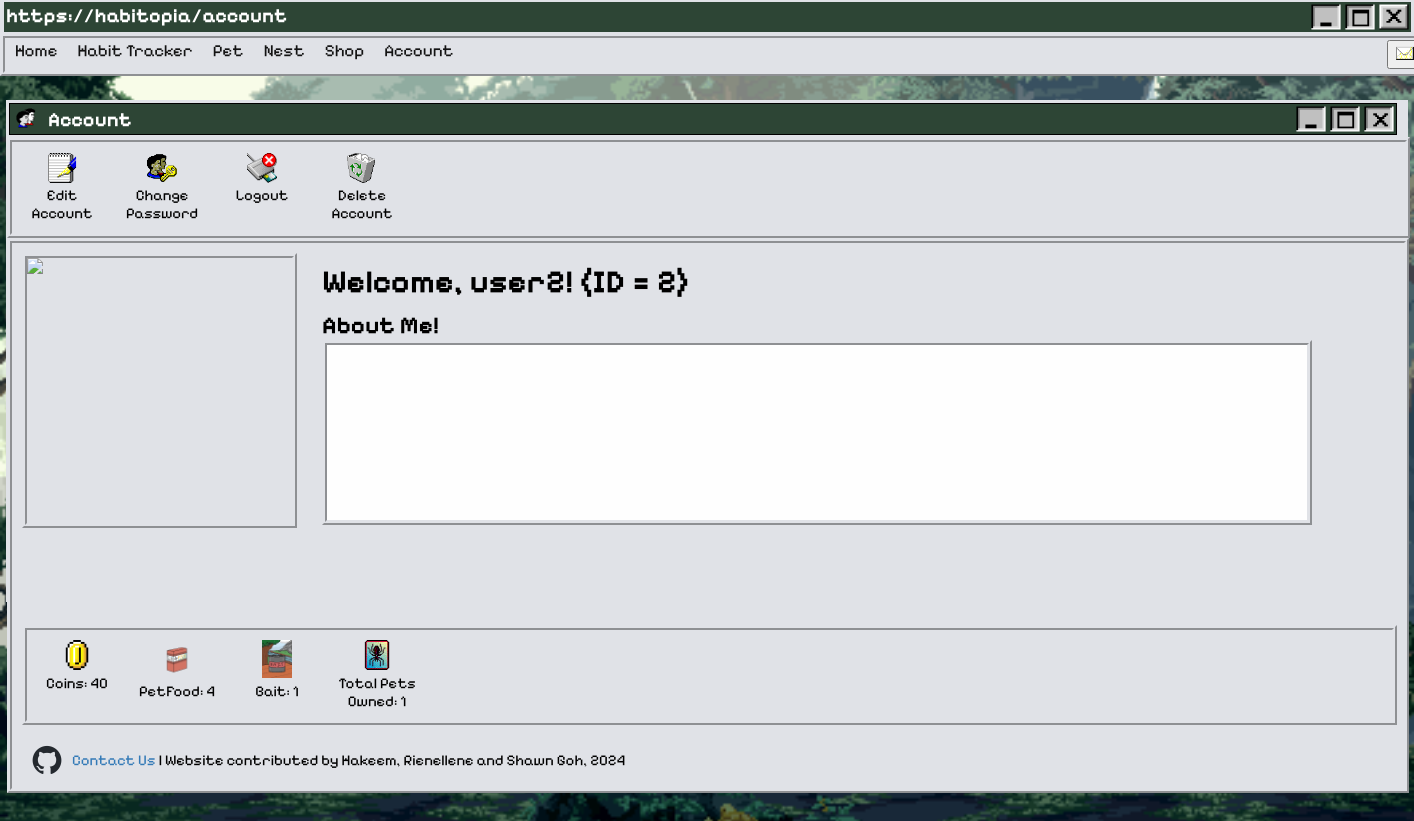
Page /account/ (signed in) on the committed database.
### home.py (models this page shows)
class User(db.Model, UserMixin):
    id = db.Column(db.Integer, primary_key=True)
    username = db.Column(db.String(20), nullable=False, unique=True)
    password = db.Column(db.String(80), nullable=False)

class UserItems(db.Model):
    user_id = db.Column(db.Integer, db.ForeignKey('user.id'), primary_key=True, nullable=False)
    coins = db.Column(db.Integer, nullable=False, default=60)
    petFood = db.Column(db.Integer, nullable=False, default=3)
    bait = db.Column(db.Integer, nullable=False, default=1)

class PetsOwned(db.Model):
    user_id = db.Column(db.Integer, db.ForeignKey('user.id'), primary_key=True, nullable=False)
    petsOwned = db.Column(db.Integer, nullable=False, default=0)
    pet1 = db.Column(db.Integer, nullable=False, default=0)
    pet2 = db.Column(db.Integer, nullable=False, default=0)
    pet3 = db.Column(db.Integer, nullable=False, default=0)

### home.py (the view)
@app.route("/account/")
@login_required
def account():
    user = current_user
    pets_owned = PetsOwned.query.filter_by(user_id=current_user.id).first()
    profile = Account.query.filter_by(user_id=current_user.id).first()
    account = Account.query.filter_by(user_id=current_user.id).first()
    user_items = UserItems.query.filter_by(user_id=current_user.id).first()
    return render_template("account.html", user=user, pets_owned=pets_owned, profile = profile, account = account, user_items = user_items)

### home.py (called while the page is built)
@login_manager.user_loader
def load_user(user_id):
    return User.query.get(int(user_id))

### templates/account.html (shortened to what this page needs)
{% extends "base.html" %}
    {% block css %}
                <link rel="stylesheet" href="/static/styles/AccountStyles.css">
    {% endblock %}
{% block heading %}https://habitopia/account{% endblock %}
{% block content %}
<div id="wrap">
    <div class="topbox2">
        <ul>
            <li><img src="/static/styles/assets/users-2.png" width=20px class="topboxtext2"></li>
            <li><h5 class="topboxtext2">Account</h5></li>
        </ul>
        <ul>
            <li><img src="/static/styles/assets/exit-active.png" class="icon"></li>
            <li><img src="/static/styles/assets/window-active.png" class="icon"></li>
            <li><img src="/static/styles/assets/minimise-active.png" class="icon"></li>
        </ul>
    </div>
    <div class="nav2">
        <ul>
            <li><button id="openAccModalBtn" onclick="openAccModal()" class="iconbutton"><img src="/static/styles/assets/write_wordpad-1.png" class="icon2" width="20px"><p class="icontext">Edit Account</p></button></li>
            <li><a href="{{url_for('change_password') }}"><button class="iconbutton"><img src="/static/styles/assets/users_key-2.png" class="icon2" width="20px"><p class="icontext">Change Password</p></button></a></li>
            <li><a href="{{ url_for('logout') }}"><button class="iconbutton"><img src="/static/styles/assets/card_reader_not-2.png" class="icon2" width="20px"><p class="icontext">Logout</p></button></a></li>
            <li><form method="POST" action="{{ url_for('delete_account') }}" onsubmit="return confirm('Are you sure you want to delete your account?');">
                    <button type="submit" class="btn btn-danger iconbutton"><img src="/static/styles/assets/recycle_bin_full-2.png" class="icon2" width="20px"><p class="icontext">Delete Account</p></button>
                </form>
            </li>
        </ul>
    </div>
    <div class="wrap2">
        {% if profile %}
            <div class="withpic">
                <img src="{{ url_for('get_img', id=profile.id) }}" alt="Profile Picture" width="265px" height="265px">
            </div>
        {% else %}
            <div class="picbox">
                <img src="/static/styles/assets/user.png">
            </div>
        {% endif %}
        <h1 class="acctitle">Welcome, {{ user.username }}! (ID = {{ user.id }})</h1>
        <h2 class="acctitle">About Me!</h2>
        <p class="biobox">{{ account.bio }}</p>
        <div class="nav2">
            <ul>
                <li class="iconbutton"><img src="/static/styles/assets/coin.png" width="20px" class="icon2" ><p class="icontext">Coins: {{ user_items.coins }}</p></li>
                <li class="iconbutton"><img src="/static/petimages/food.png" width="20px" class="icon2" ><p class="icontext">PetFood: {{ user_items.petFood }}</p></li>
                <li class="iconbutton"><img src="/static/petimages/Bait.png" width="20px" class="icon2" ><p class="icontext">Bait: {{ user_items.bait }}</p></li>
                <li class="iconbutton"><img src="/static/styles/assets/game_spider-1.png" width="20px" class="icon2" ><p class="icontext">Total Pets Owned: {{ pets_owned.petsOwned }}</p></li>
            </ul>
        </div>
        <div class="contactus">
            <div class="contactus-tittle">
                <img src="/static/styles/assets/github-mark.png" class="icon2" width="20px">
            </div>
            <span><a href="https://github.com/ZaCodeHkm/Habitopia" target="_blank">Contact Us</a> | Website contributed by Hakeem, Rienellene and Shawn Goh, 2024</span>
        </div>
    </div>
</div>
{% endblock %}

### static/styles/AccountStyles.css (style rules this page uses)
.body { background-image: url("/static/styles/assets/animatedbackground.gif") ; background-repeat: no-repeat; background-size: cover ; background-attachment: fixed; background-position: center; height: 100vh; width: 100%; margin: 0; padding: 0; overflow: scroll; overflow-x: hidden; }
.icon { width: 30px; float:right; margin:2px; vertical-align: baseline; }
h1 { font-family: "Pixelify Sans", sans-serif ; }
ul { list-style-type: none; margin: 0; padding: 0; }
.acctitle { margin: 10px 300px 0px; text-align: left; font-family: "Pixelify Sans", sans-serif ; position: relative; }
.biobox { width: 70%; height: 155px; background-color: #fefefe; border: 5px ridge #e0e2e7; margin: 0px 300px 100px; padding: 10px; font-family: "Pixelify Sans", sans-serif ; font-size: 20px; position: relative; }
#wrap { width: 1400px; height: 500px; margin: 100px auto; background: #e0e2e7 ; padding: 1px; }
.wrap2 { width: 98%; height: 105%; padding: 10px; background-color: #e0e2e7; overflow-y: scroll; overflow-x: hidden; border: 5px ridge #e0e2e7; }
.topbox2 { background-color: #2d4535; height: 30px; margin: 2px 2px; width: 99%; border: 1px solid black; }
.topboxtext2 { float: left; color: #FFFFFF; margin: 4px 6px; text-align: left; font-family: "Pixelify Sans", sans-serif ; font-size: 20px; vertical-align: baseline; }
.nav2 { background-color: #e0e2e7 ; border: 5px ridge #e0e2e7; width:99.5%; margin: auto; overflow: hidden; top: 33px; }
.nav2 li { float: left; text-align: center; }
.iconbutton { width: 100px; background-color: #e0e2e7; border: hidden; }
.icon2 { width: 30px; margin: 10px 10px 0px; }
.icontext { font-family: "Pixelify Sans", sans-serif ; color: black; font-size: 15px; vertical-align: baseline; margin: 0px 0px 10px 0px; padding: 0; }
.picbox { width: 265px; height: 265px; border: 5px ridge #e0e2e7; float: left; }
.contactus { font-size: 30px; margin-top: -10px; display: flex; flex-direction: row; align-items: center; font-family: "Pixelify Sans", sans-serif; font-size: 15px; vertical-align: middle; }
.contactus-tittle { margin-bottom: 30px; margin-right: 5px; display: flex; align-items: center; }
.contactus-tittle img { margin-right: 5px; margin-top: 30px; }
.contactus a { text-decoration: none; color: #337ab7; font-family: "Pixelify Sans", sans-serif; }

### rows in the picture
User: username "user2", id "2"
UserItems: coins "40", petFood "4", bait "1"
PetsOwned: petsOwned "1"
